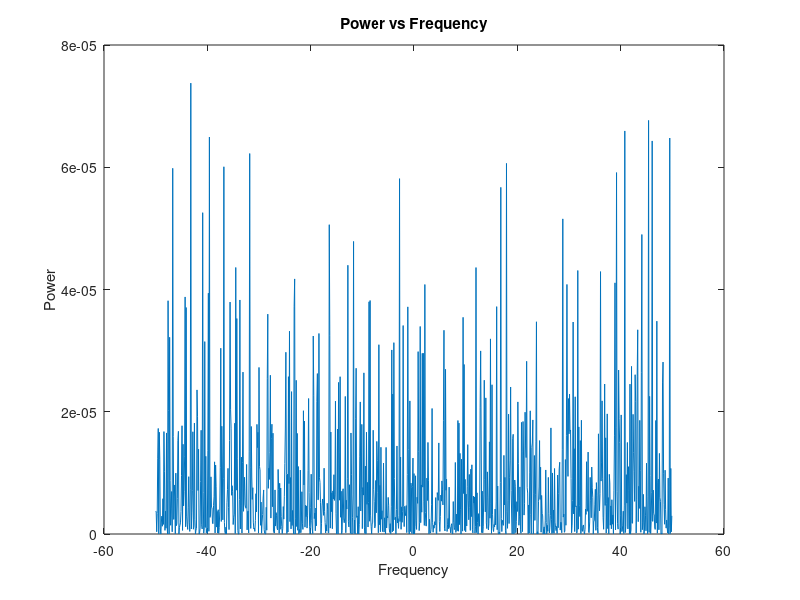

The MATLAB source for this figure:
clc; clear; close all;

%%%%%%%%%%%%%%%%%%%%%%%%%%%%%%%%%%%%%%%%%%%%%%%%%%%%%%%%%%%%%%%%%%%%
%do not edit this part
%geneate signal to analyse
fs = 100;                                % sample frequency (Hz)
t = 0:1/fs:10-1/fs;                      % 10 second span time vector
x = (1.3)*sin(2*pi*15*t) ...             % 15 Hz component
  + (1.7)*sin(2*pi*40*(t-2)) ...         % 40 Hz component
  + 2.5*gallery('normaldata',size(t),4); % Gaussian noise;
%%%%%%%%%%%%%%%%%%%%%%%%%%%%%%%%%%%%%%%%%%%%%%%%%%%%%%%%%%%%%%%%%%%

N = length(t);
X = fft(x); % FFT computation
X = fftshift(x);
X = X/N;

dt = mean(diff(t)); % sample spacing
df = 1/(N*dt); % frequency spacing
fi = (0:(N-1)) - floor(N/2); % unfolded index
f = df * fi; % frequency vector

power = abs(X) .^ 2;
plot(f, power); % power vs frequency
title('Power vs Frequency');
xlabel('Frequency');
ylabel('Power');